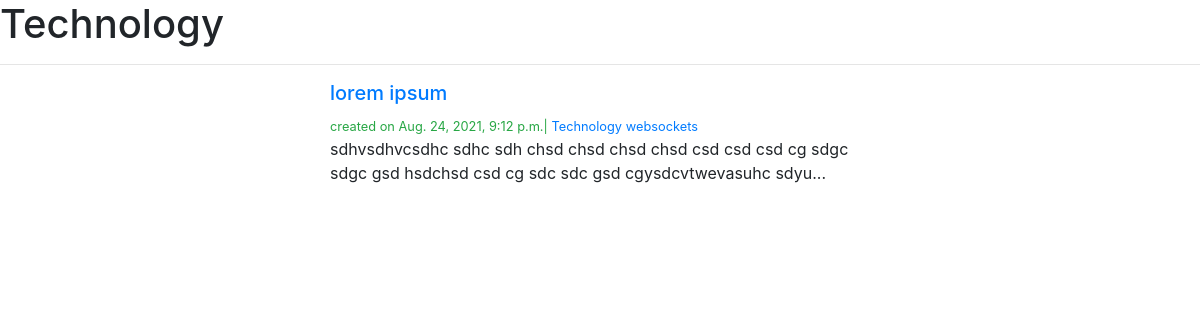
The app's page /myblogs/Technology/, older data.
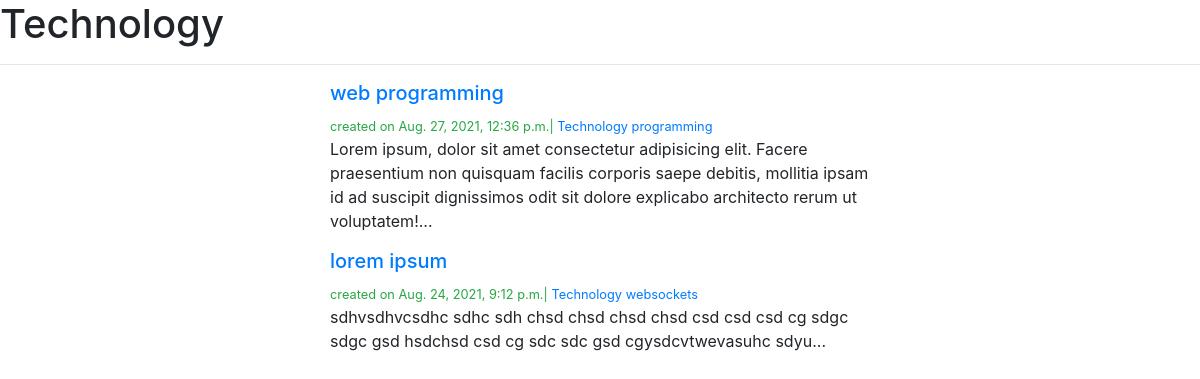
The same page, newer data.
### myblogs/models.py (models this page shows)
class Post(models.Model):
    title=models.CharField(max_length=100)
    blog=models.TextField()
    createdOn=models.DateTimeField(auto_now_add=True)
    lastModified=models.DateTimeField(auto_now=True)
    categories=models.ManyToManyField('Category',related_name='post')

class Category(models.Model):
    categoryName=models.CharField(max_length=100)
    def __str__(self):
        return self.categoryName

### myblogs/views.py (the view)
# urls.py: path('<category>/',views.fecthByCategory,name="fecthByCategory")
def fecthByCategory(request,category):
    posts=Post.objects.filter(categories__categoryName__contains=category).order_by('-createdOn')
    context={
        "category":category,
		"posts":posts,
	}
    return render(request,"category.html",context)

### portfolio/template/category.html (shortened to what this page needs)
<!DOCTYPE html>
<html lang="en">
<head>
</head>
<body>
	{% extends 'base.html' %}
	{% block page_content %}
	  	<div>
		<h1>{{category}}</h1>
		<hr>
		{% for post in posts %}
		<div class ="container">
			<div class="row justify-content-center">
				<div class =col-sm-6>
					<h2><a href={% url 'fetchByPrimarykey' post.pk %}><h5 class="text-primary">{{post.title}}</h5></a></h2>
					<small class="text-success">
					created on {{post.createdOn}}|
						{% for category in post.categories.all %}
						<a href={% url "fecthByCategory" category %}>{{category}}</a>
						{% endfor %}
					</small>
					<p>{{post.blog}}...</p>
				</div>
			</div>
		</div>
		{% endfor %}
	</div>
	{% endblock page_content %}

Row changes from the older to the newer data that the page shows:
added Post: title "web programming", createdOn "Aug. 27, 2021, 12:36 p.m.", blog "Lorem ipsum, dolor sit amet consectetur adipisicing elit. Facere praesentium non quisquam facilis corporis saepe debitis, mollitia ipsam id ad suscipit dignissimos odit sit dolore explicabo architecto rerum ut voluptatem!", Category (categoryName "Technology")
now on this page (row unchanged): Category: categoryName "programming", shown under "web programming"
